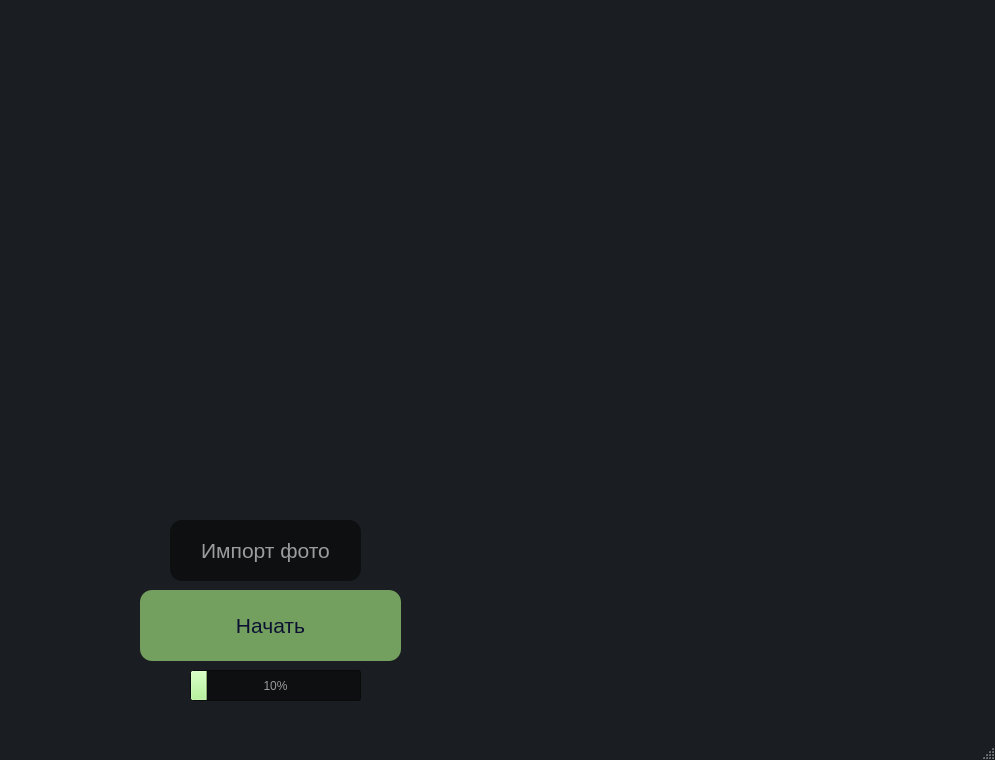
<?xml version="1.0" encoding="UTF-8"?>
<ui version="4.0">
 <class>MainWindow</class>
 <widget class="QMainWindow" name="MainWindow">
  <property name="geometry">
   <rect>
    <x>0</x>
    <y>0</y>
    <width>995</width>
    <height>760</height>
   </rect>
  </property>
  <property name="sizePolicy">
   <sizepolicy hsizetype="Fixed" vsizetype="Fixed">
    <horstretch>0</horstretch>
    <verstretch>0</verstretch>
   </sizepolicy>
  </property>
  <property name="minimumSize">
   <size>
    <width>995</width>
    <height>760</height>
   </size>
  </property>
  <property name="maximumSize">
   <size>
    <width>995</width>
    <height>760</height>
   </size>
  </property>
  <property name="windowTitle">
   <string>Watermelon</string>
  </property>
  <property name="windowIcon">
   <iconset>
    <normaloff>Watermelon_icn_cropped.png</normaloff>Watermelon_icn_cropped.png</iconset>
  </property>
  <property name="styleSheet">
   <string notr="true">* {
	color: #9B9C9E;
}

#MainWindow{
	background-color: #1A1D21;
}
#centralwidget{
	background-color: #1A1D21;
}
#scrollAreaWidgetContents{
	background-color: #1A1D21;
}
#results{
	border: none;
}
#importButton{
	background-color: #0D0F10;
	color: #9B9C9E;
	border-radius: 12px;
	transition-duration: 0.4s;
}
#importButton:hover {
	cursor: pointer;
	background-color: #363A3D;
}
#importButton:disabled {
	background-color: #363A3D;
}
#startButton{
	background-color: #B6F09C;
	color: #0C1132;
	border-radius: 12px;
	transition-duration: 0.4s;
}
#startButton:hover {
	cursor: pointer;
	background-color: #C8F4B4;
}
#startButton:disabled {
	background-color: #739F5F;
}
#progressBar{
	background-color: #0D0F10;
	selection-background-color: #B6F09C;
}</string>
  </property>
  <widget class="QWidget" name="centralwidget">
   <widget class="QPushButton" name="importButton">
    <property name="geometry">
     <rect>
      <x>170</x>
      <y>520</y>
      <width>191</width>
      <height>61</height>
     </rect>
    </property>
    <property name="font">
     <font>
      <pointsize>16</pointsize>
     </font>
    </property>
    <property name="styleSheet">
     <string notr="true"/>
    </property>
    <property name="text">
     <string>Импорт фото</string>
    </property>
   </widget>
   <widget class="QLabel" name="image">
    <property name="geometry">
     <rect>
      <x>20</x>
      <y>20</y>
      <width>500</width>
      <height>361</height>
     </rect>
    </property>
    <property name="text">
     <string/>
    </property>
    <property name="scaledContents">
     <bool>true</bool>
    </property>
   </widget>
   <widget class="QPushButton" name="startButton">
    <property name="enabled">
     <bool>false</bool>
    </property>
    <property name="geometry">
     <rect>
      <x>140</x>
      <y>590</y>
      <width>261</width>
      <height>71</height>
     </rect>
    </property>
    <property name="font">
     <font>
      <pointsize>16</pointsize>
     </font>
    </property>
    <property name="text">
     <string>Начать</string>
    </property>
   </widget>
   <widget class="QScrollArea" name="results">
    <property name="enabled">
     <bool>true</bool>
    </property>
    <property name="geometry">
     <rect>
      <x>550</x>
      <y>20</y>
      <width>461</width>
      <height>681</height>
     </rect>
    </property>
    <property name="widgetResizable">
     <bool>true</bool>
    </property>
    <widget class="QWidget" name="scrollAreaWidgetContents">
     <property name="geometry">
      <rect>
       <x>0</x>
       <y>0</y>
       <width>461</width>
       <height>681</height>
      </rect>
     </property>
     <widget class="QWidget" name="verticalLayoutWidget">
      <property name="geometry">
       <rect>
        <x>0</x>
        <y>0</y>
        <width>461</width>
        <height>16</height>
       </rect>
      </property>
      <layout class="QVBoxLayout" name="verticalLayout"/>
     </widget>
    </widget>
   </widget>
   <widget class="QProgressBar" name="progressBar">
    <property name="enabled">
     <bool>true</bool>
    </property>
    <property name="geometry">
     <rect>
      <x>190</x>
      <y>670</y>
      <width>171</width>
      <height>31</height>
     </rect>
    </property>
    <property name="autoFillBackground">
     <bool>false</bool>
    </property>
    <property name="styleSheet">
     <string notr="true"/>
    </property>
    <property name="value">
     <number>10</number>
    </property>
   </widget>
  </widget>
  <widget class="QMenuBar" name="menubar">
   <property name="geometry">
    <rect>
     <x>0</x>
     <y>0</y>
     <width>995</width>
     <height>26</height>
    </rect>
   </property>
  </widget>
  <widget class="QStatusBar" name="statusbar"/>
 </widget>
 <resources/>
 <connections/>
</ui>
